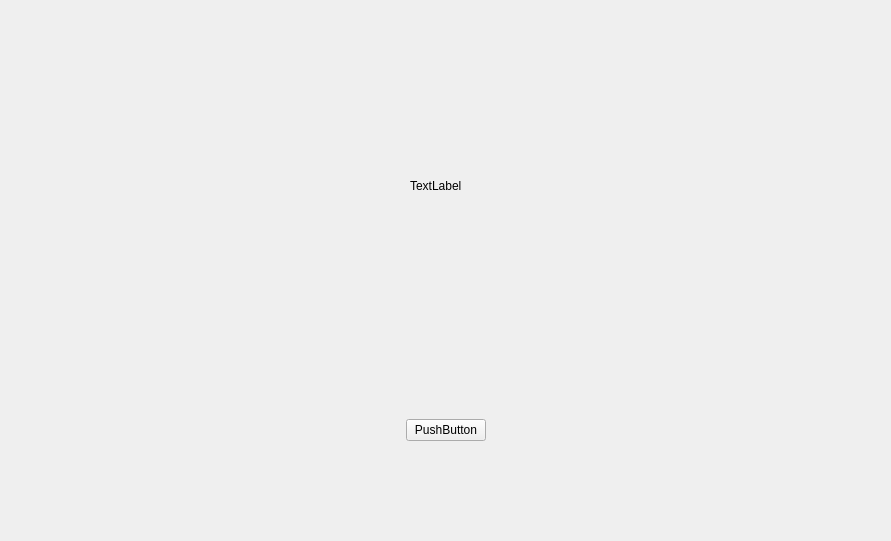
<?xml version="1.0" encoding="UTF-8"?>
<ui version="4.0">
 <class>Form</class>
 <widget class="QWidget" name="Form">
  <property name="geometry">
   <rect>
    <x>0</x>
    <y>0</y>
    <width>891</width>
    <height>541</height>
   </rect>
  </property>
  <property name="windowTitle">
   <string>Form</string>
  </property>
  <widget class="QWidget" name="horizontalLayoutWidget">
   <property name="geometry">
    <rect>
     <x>0</x>
     <y>310</y>
     <width>891</width>
     <height>241</height>
    </rect>
   </property>
   <layout class="QHBoxLayout" name="horizontalLayout">
    <item>
     <spacer name="horizontalSpacer">
      <property name="orientation">
       <enum>Qt::Horizontal</enum>
      </property>
      <property name="sizeHint" stdset="0">
       <size>
        <width>268</width>
        <height>20</height>
       </size>
      </property>
     </spacer>
    </item>
    <item>
     <widget class="QPushButton" name="pushButton">
      <property name="text">
       <string>PushButton</string>
      </property>
     </widget>
    </item>
    <item>
     <spacer name="horizontalSpacer_2">
      <property name="orientation">
       <enum>Qt::Horizontal</enum>
      </property>
      <property name="sizeHint" stdset="0">
       <size>
        <width>348</width>
        <height>20</height>
       </size>
      </property>
     </spacer>
    </item>
   </layout>
  </widget>
  <widget class="QLabel" name="label">
   <property name="geometry">
    <rect>
     <x>410</x>
     <y>130</y>
     <width>191</width>
     <height>111</height>
    </rect>
   </property>
   <property name="text">
    <string>TextLabel</string>
   </property>
  </widget>
 </widget>
 <resources/>
 <connections/>
</ui>
